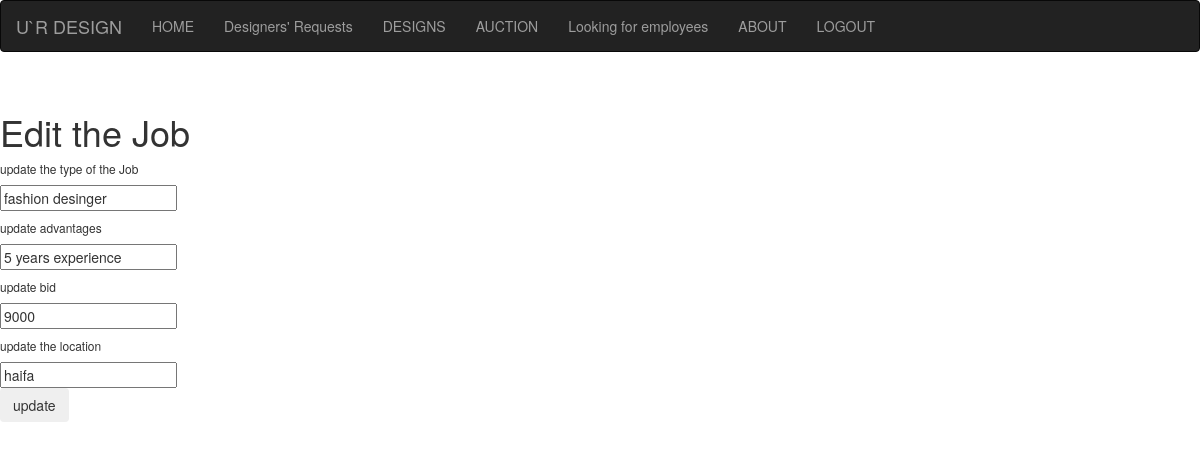
Page /updateJop.php?edit=2 on the committed database.
### tables this page shows
CREATE TABLE IF NOT EXISTS `careers` (
  `careerCode` int(11) NOT NULL AUTO_INCREMENT,
  `typeJop` text NOT NULL,
  `advantages` text NOT NULL,
  `bid` int(100) NOT NULL,
  `location` varchar(100) NOT NULL,
  `comanycode` int(100) NOT NULL,
  PRIMARY KEY (`careerCode`),
  KEY `comanycode` (`comanycode`)
);

### updateJop.php (the view, shortened to what this page needs)
<?php
include "connection.php";
	if (isset($_GET['edit'])) {
		$careerCode = $_GET['edit'];
		$record = mysqli_query($con,"SELECT * FROM careers WHERE careerCode=$careerCode");
		if ($record->num_rows == 1 ) {
			$up = mysqli_fetch_array($record);
            $typeJop=$up['typeJop'];
            $advantages=$up['advantages'];
            $bid=$up['bid'];
            $location=$up['location'];
		}
	}
?>
<link rel="stylesheet" href="https://unpkg.com/purecss@2.0.6/build/pure-min.css">
	<link rel="stylesheet" href="https://maxcdn.bootstrapcdn.com/bootstrap/3.4.1/css/bootstrap.min.css">
<?php
    include 'comnavbar.php';
    ?><br>
  <div class="form-style-8">
	  <h1>Edit the Job
      </h1>
	  <form method="POST" enctype="multipart/form-date">
	  <h6>update the type of the Job</h6>
	  <input type="text" name="typeJop" placeholder="Edit product price" value="<?php echo $typeJop; ?>">
	  <br>
	  <h6>update advantages</h6>
      <input type="text" name="advantages" placeholder="Edit product quality" value="<?php echo $advantages; ?>">
      <br>
	  <h6>update bid</h6>
      <input type="text" name="bid" placeholder="Edit job bid" value="<?php echo $bid; ?>">
      <br>
	  <h6>update the location</h6>
      <input type="text" name="location" placeholder="Edit location" value="<?php echo $location; ?>">
<br>
      <button class="btn" type="submit" name="update"  >update</button>
	 </div>

### rows in the picture
careers: typeJop "fashion desinger", advantages "5 years experience", bid "9000", location "haifa"
